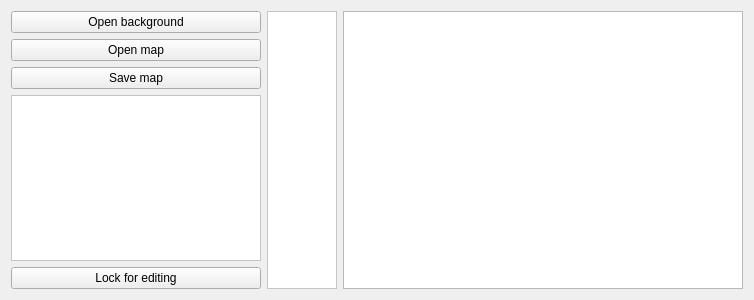
<?xml version="1.0" encoding="UTF-8"?>
<ui version="4.0">
 <class>Navig</class>
 <widget class="QWidget" name="Navig">
  <property name="geometry">
   <rect>
    <x>0</x>
    <y>0</y>
    <width>721</width>
    <height>300</height>
   </rect>
  </property>
  <property name="windowTitle">
   <string>Navig</string>
  </property>
  <layout class="QGridLayout" name="gridLayout">
   <item row="0" column="0">
    <widget class="QPushButton" name="PbOpen">
     <property name="sizePolicy">
      <sizepolicy hsizetype="Minimum" vsizetype="Fixed">
       <horstretch>0</horstretch>
       <verstretch>0</verstretch>
      </sizepolicy>
     </property>
     <property name="minimumSize">
      <size>
       <width>250</width>
       <height>0</height>
      </size>
     </property>
     <property name="text">
      <string>Open background</string>
     </property>
    </widget>
   </item>
   <item row="1" column="0">
    <widget class="QPushButton" name="PbOpenMap">
     <property name="text">
      <string>Open map</string>
     </property>
    </widget>
   </item>
   <item row="2" column="0">
    <widget class="QPushButton" name="PbSaveMap">
     <property name="text">
      <string>Save map</string>
     </property>
    </widget>
   </item>
   <item row="0" column="1" rowspan="5">
    <widget class="QGraphicsView" name="graphicsView">
     <property name="sizePolicy">
      <sizepolicy hsizetype="Expanding" vsizetype="Expanding">
       <horstretch>0</horstretch>
       <verstretch>0</verstretch>
      </sizepolicy>
     </property>
     <property name="styleSheet">
      <string notr="true">background-color: rgb(255, 255, 255);</string>
     </property>
     <property name="verticalScrollBarPolicy">
      <enum>Qt::ScrollBarAsNeeded</enum>
     </property>
     <property name="horizontalScrollBarPolicy">
      <enum>Qt::ScrollBarAsNeeded</enum>
     </property>
     <property name="sizeAdjustPolicy">
      <enum>QAbstractScrollArea::AdjustIgnored</enum>
     </property>
    </widget>
   </item>
   <item row="3" column="0">
    <widget class="QGraphicsView" name="graphicsView_2">
     <property name="sizePolicy">
      <sizepolicy hsizetype="Ignored" vsizetype="Expanding">
       <horstretch>0</horstretch>
       <verstretch>0</verstretch>
      </sizepolicy>
     </property>
     <property name="minimumSize">
      <size>
       <width>150</width>
       <height>0</height>
      </size>
     </property>
     <property name="styleSheet">
      <string notr="true">background-color: rgb(255, 255, 255);</string>
     </property>
    </widget>
   </item>
   <item row="4" column="0">
    <widget class="QPushButton" name="PbBlock">
     <property name="sizePolicy">
      <sizepolicy hsizetype="Minimum" vsizetype="Fixed">
       <horstretch>0</horstretch>
       <verstretch>0</verstretch>
      </sizepolicy>
     </property>
     <property name="minimumSize">
      <size>
       <width>150</width>
       <height>0</height>
      </size>
     </property>
     <property name="text">
      <string>Lock for editing</string>
     </property>
    </widget>
   </item>
   <item row="0" column="2" rowspan="5">
    <widget class="QGraphicsView" name="GvNames">
     <property name="sizePolicy">
      <sizepolicy hsizetype="Fixed" vsizetype="Expanding">
       <horstretch>0</horstretch>
       <verstretch>0</verstretch>
      </sizepolicy>
     </property>
     <property name="minimumSize">
      <size>
       <width>400</width>
       <height>0</height>
      </size>
     </property>
     <property name="maximumSize">
      <size>
       <width>400</width>
       <height>16777215</height>
      </size>
     </property>
     <property name="cursor" stdset="0">
      <cursorShape>ForbiddenCursor</cursorShape>
     </property>
     <property name="acceptDrops">
      <bool>false</bool>
     </property>
     <property name="verticalScrollBarPolicy">
      <enum>Qt::ScrollBarAlwaysOff</enum>
     </property>
     <property name="horizontalScrollBarPolicy">
      <enum>Qt::ScrollBarAlwaysOff</enum>
     </property>
    </widget>
   </item>
  </layout>
 </widget>
 <resources/>
 <connections/>
</ui>
